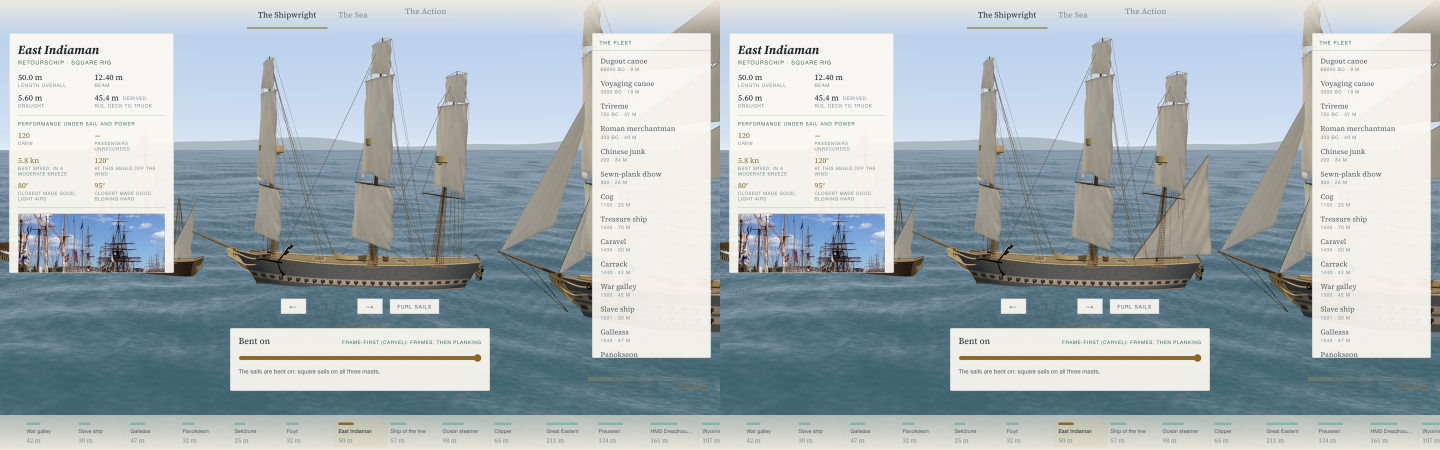
#> input picture build/staging/r317/pair-east-indiaman.png, 2880 x 900 px, given in place of pair-east-indiaman.png.png, which was not available (shown at 1/2 size)
$ python r317_pair.py pair-east-indiaman.png pair-ship-slave-ship.png
#> lines starting #> are read from the running program, lines starting #| are printed output that depends on the picture
import sys
from PIL import Image, ImageChops
name, cur = sys.argv[1], sys.argv[2]
a = Image.open(f'/Users/augustgweon/Ships/Research/baselines/frames/{name}.png').convert('RGB'); b = Image.open(f'{cur}/{name}.png').convert('RGB')
#> further down, a is the input picture: PIL image 2880x900 RGB; mean R, G, B 167.2, 178.7, 183.6
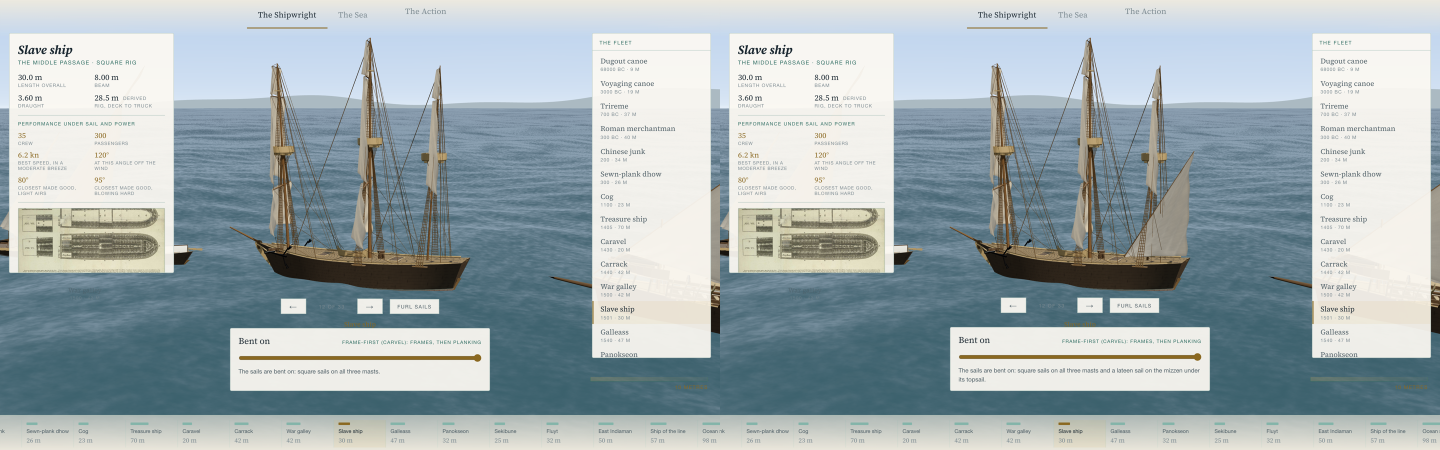
#> input picture build/staging/r317/pair-ship-slave-ship.png, 2880 x 900 px, given in place of pair-east-indiaman.png.png, which was not available (shown at 1/2 size)
#> further down, b is the input picture: PIL image 2880x900 RGB; mean R, G, B 161.3, 174, 177.8
d = ImageChops.difference(a, b).convert('L'); bb = d.point(lambda v: 255 if v > 8 else 0).getbbox()
#> after `d = ImageChops.difference(a, b).convert('L')`:
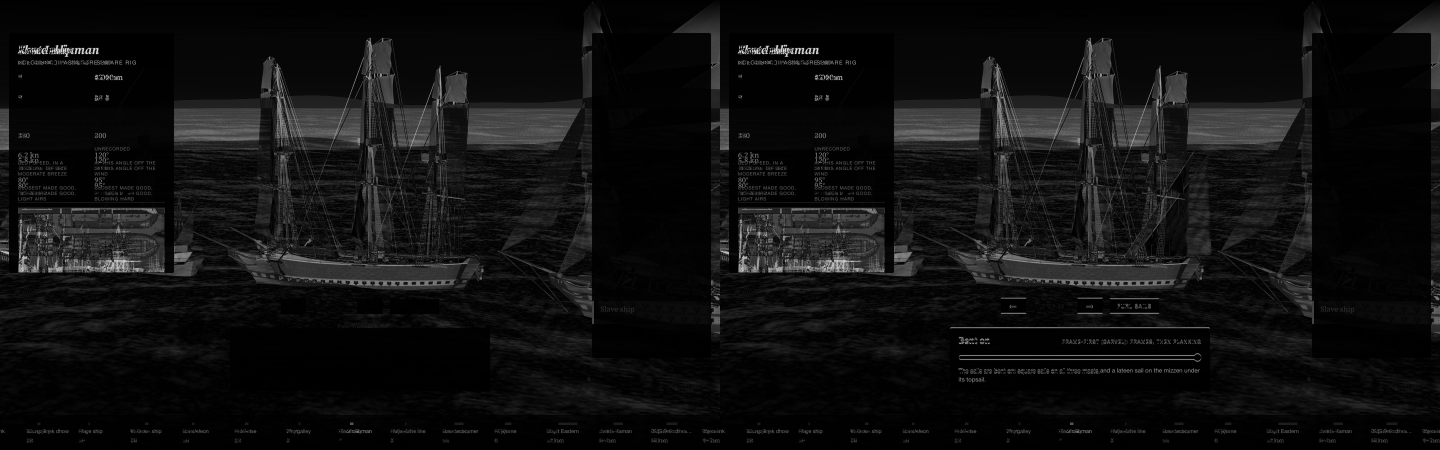
#> d: PIL image 2880x900 L (shown at 1/2 size); min 0, max 233, mean 15.9
#> after `bb = d.point(lambda v: 255 if v > 8 else 0).getbbox()`: bb = (0, 2, 2880, 886)
print(name, a.size, 'diff bbox', bb)
#| pair-east-indiaman.png (2880, 900) diff bbox (0, 2, 2880, 886)
W, H = a.size; o = Image.new('RGB', (W, H // 2)); o.paste(a.resize((W // 2, H // 2)), (0, 0)); o.paste(b.resize((W // 2, H // 2)), (W // 2, 0)); o.save(f'pair-{name}.png')
#> after `W, H = a.size`: W = 2880; H = 900
#> after `o = Image.new('RGB', (W, H // 2))`: o: PIL image 2880x450 RGB; every value is 0
#> after `o.paste(a.resize((W // 2, H // 2)), (0, 0))`:
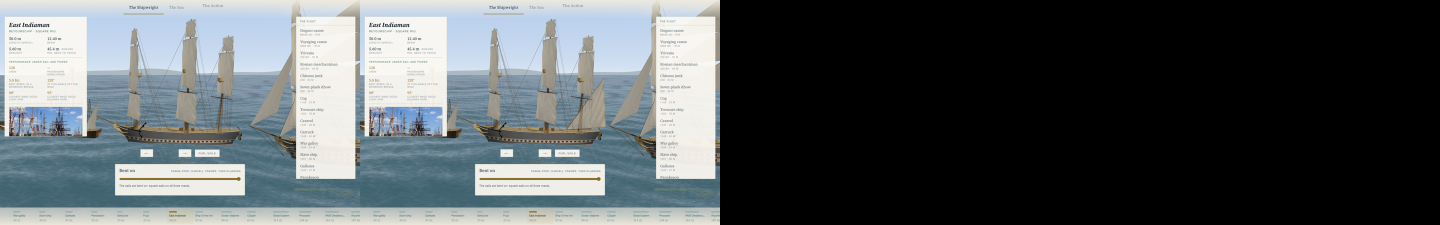
#> o: PIL image 2880x450 RGB (shown at 1/2 size); mean R, G, B 83.6, 89.4, 91.8
#> after `o.paste(b.resize((W // 2, H // 2)), (W // 2, 0))`:
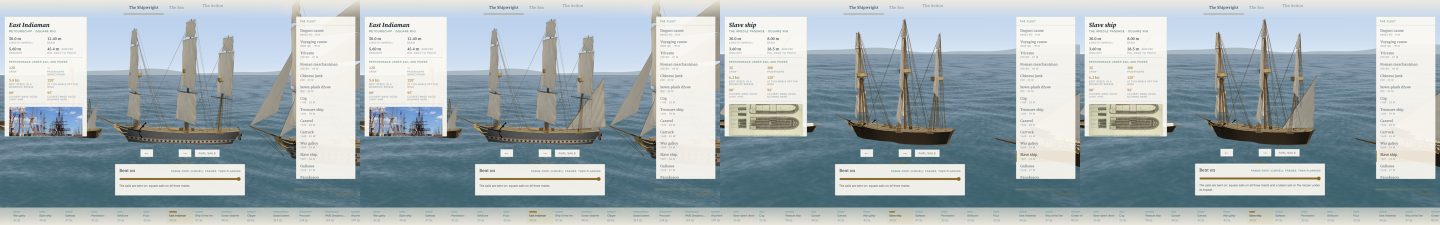
#> o: PIL image 2880x450 RGB (shown at 1/2 size); mean R, G, B 164.3, 176.4, 180.7
if bb:
    x0, y0, x1, y1 = bb; pad = 30; box = (max(0, x0 - pad), max(0, y0 - pad), min(W, x1 + pad), min(H, y1 + pad))
#> after `x0, y0, x1, y1 = bb`: x0 = 0; y0 = 2; x1 = 2880; y1 = 886
#> after `box = (max(0, x0 - pad), max(0, y0 - pad), min(W, x1 + pad), min(H, y1`: box = (0, 0, 2880, 900)
    ca, cb = a.crop(box), b.crop(box); o = Image.new('RGB', (ca.width * 2 + 10, ca.height), 'red'); o.paste(ca, (0, 0)); o.paste(cb, (ca.width + 10, 0)); o.save(f'pair-{name}-crop.png'); print('crop', box)
#> after `o = Image.new('RGB', (ca.width * 2 + 10, ca.height), 'red')`:
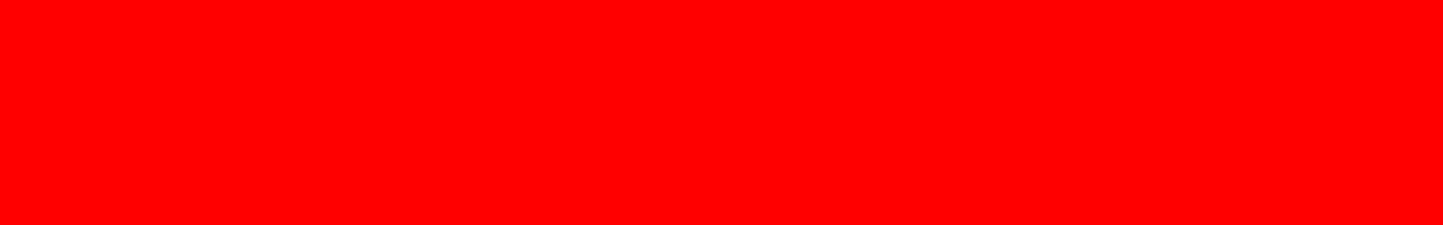
#> o: PIL image 5770x900 RGB (shown at 1/4 size); mean R, G, B 255, 0, 0
#> after `o.paste(ca, (0, 0))`:
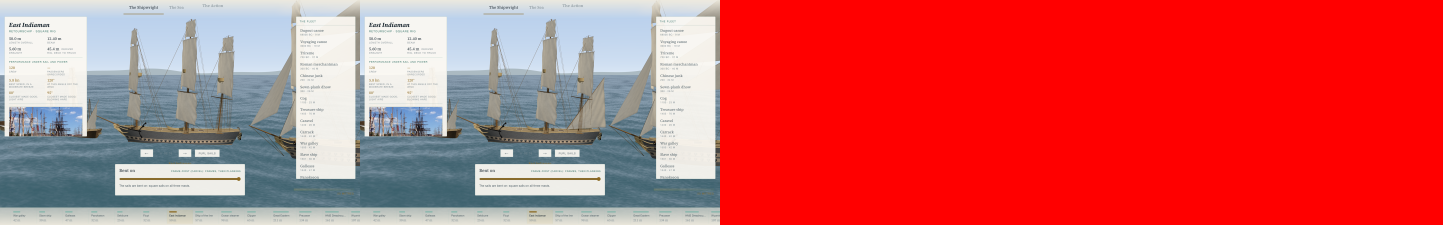
#> o: PIL image 5770x900 RGB (shown at 1/4 size); mean R, G, B 211.2, 89.2, 91.6
#| crop (0, 0, 2880, 900)
